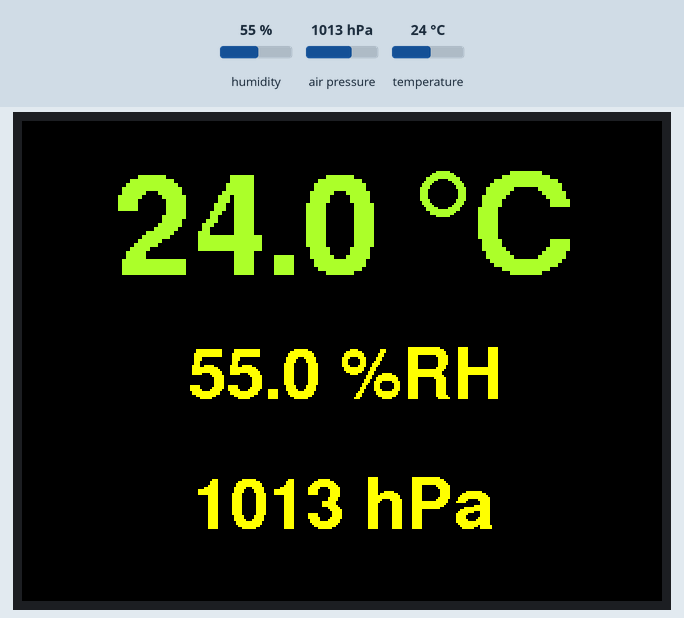
A program run on a simulated ESP32. Shown: 320×240 colour display. The inputs (shaded band) are chosen by the test bench; at power-on: humidity 55 %, air pressure 1013 hPa, temperature 24 °C. What the program prints to the serial monitor is not drawn.

Above: at 1.4 s.
1.5 s: humidity set to 22 %
At 5.7 s:
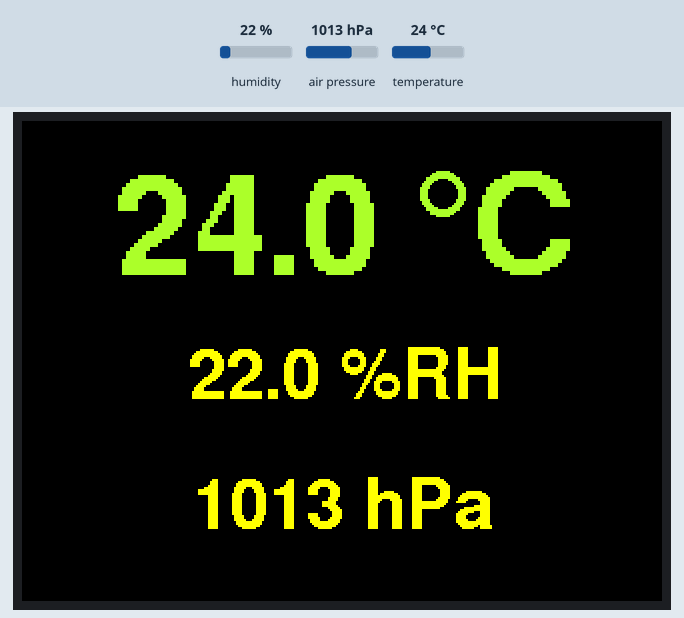
6.0 s: air pressure set to 952 hPa
At 11.1 s:
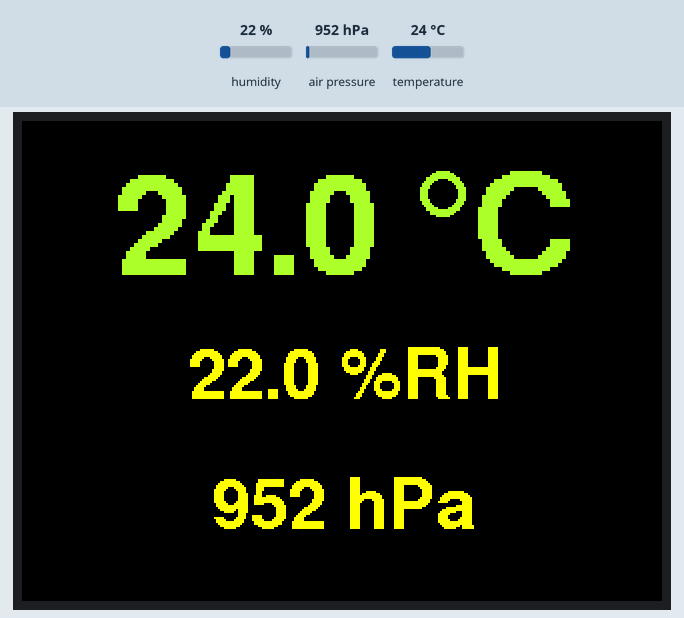
Timing chart, 0 to 12.6 s (numbered marks = the images above; inputs shaded):
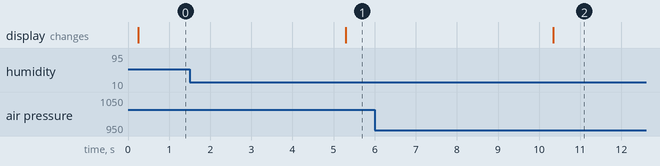

The program:

main.cpp
```cpp
// (licence header left out)
#include <Arduino.h>
#include <M5Stack.h>
#include <Wire.h>
#include <Adafruit_Sensor.h>
#include <Adafruit_BME280.h>
#include <main.h>
#include <weath_bme280.h>

weath_bme280 bme;

/**
 *
 */
void print2Serial(bme280_t bme280_val)
{
    Serial.print("Temperature = ");
    Serial.print(bme280_val.temp, 1);
    Serial.println(" *C");

    Serial.print("Pressure = ");
    Serial.print(bme280_val.pres, 0);
    Serial.println(" hPa");

    Serial.print("Humidity = ");
    Serial.print(bme280_val.hum, 1);
    Serial.println(" %RH");

    Serial.println("\n##########\n");
}

/**
 *
 */
void drawDegreeGlyph(int32_t degx0, int32_t degy0, uint32_t font_color)
{
    M5.Lcd.fillCircle(degx0, degy0, 11, font_color);
    M5.Lcd.fillCircle(degx0, degy0, 7, BLACK);
}

/**
 *
 */
void printLine2OLED(float val, const char formatStr[], char str[], char strPrev[],
                    int32_t pox_x, int32_t pox_y,
                    uint8_t font_size, uint16_t font_color, uint16_t bkg_color)
{
    // Format string to display.
    sprintf(str, formatStr, val);

    // Set text size.
    M5.Lcd.setTextSize(font_size);

    // Rewriting old measurements with background color
    // to reduce the screen flicker.
    M5.Lcd.setTextColor(bkg_color);
    M5.Lcd.drawString(strPrev, pox_x, pox_y, GFXFF);

    // Print new measurement to screen.
    M5.Lcd.setTextColor(font_color);
    M5.Lcd.drawString(str, pox_x, pox_y, GFXFF);

    // Keep a copy of the measurement.
    strcpy(strPrev, str);
}

/**
 *
 */
void print2OLED(bme280_t bme280_val)
{
    const int8_t NB_LINES = 3;
    const int8_t NB_CHAR = 10;
    static char str[NB_LINES][NB_CHAR];
    static char strPrev[NB_LINES][NB_CHAR];

    // Temperature.
    printLine2OLED(bme280_val.temp, "%.1f *C", str[0], strPrev[0],
                   160, 50,
                   2, GREENYELLOW, BLACK);
    drawDegreeGlyph(210, 50 - 14, GREENYELLOW);

    // Humidity.
    printLine2OLED(bme280_val.hum, "%.1f %%RH", str[1], strPrev[1],
                   160, 125,
                   1, YELLOW, BLACK);

    // Pressure.
    printLine2OLED(bme280_val.pres, "%.0f hPa", str[2], strPrev[2],
                   160, 190,
                   1, YELLOW, BLACK);
}

/**
 *
 */
void setupM5()
{
    // Serial is not started with M5 lib
    // otherwise baud rate cannot be changed.
    M5.begin(true, false, false, true);
    M5.Lcd.setBrightness(128);
    M5.Lcd.fillScreen(BKG_COLOR);
    M5.Lcd.setTextDatum(MC_DATUM);
    M5.Lcd.setFreeFont(CURRENT_FONT);
}

/**
 *
 */
void setupSerial()
{
    Serial.begin(BAUD_RATE);
    Serial.print("\n\n##########################");
    Serial.print("\nCOMPILATION DATE AND TIME:\n");
    Serial.print(__DATE__);
    Serial.print("\n");
    Serial.print(__TIME__);
    Serial.print("\n##########################\n\n");
}

/**
 *
 */
void setup()
{
    setupSerial();
    setupM5();
    bool status = bme.setup();
    if (!status)
    {
        Serial.println("Could not find a valid BME280 sensor, check wiring!");
        M5.Lcd.setTextSize(1);
        M5.Lcd.setTextColor(RED);
        M5.Lcd.drawString("   BME280 sensor", 5, 75, GFXFF);
        M5.Lcd.drawString("   not connected!", 5, 75 + 60, GFXFF);
        while (true)
        {
            yield();
        }
    }
}

/**
 *
 */
void loop()
{
    // Measure weather data.
    // Resume loop if values have not changed.
    bme280_t bme280_val;
    bool valChanged = bme.readAll(&bme280_val);
    if (!valChanged)
    {
        delay(1000);
        return;
    }

    // Print values to serial.
    print2Serial(bme280_val);

    // Print to OLED
    print2OLED(bme280_val);

    delay(5000);

    // #define TIME_TO_SLEEP 1
    //     esp_sleep_enable_timer_wakeup(TIME_TO_SLEEP * 1000000);
    //     Serial.println("Setup ESP32 to sleep for every " + String(TIME_TO_SLEEP) +
    //                    " Seconds");
    //     esp_deep_sleep_start();
}
```

main.h
```cpp
#pragma once

/**
 * OLED screen
 */
#define GFXFF 1
#define CF_OL24 &Orbitron_Light_24
#define CF_OL32 &Orbitron_Light_32
#define CF_RT24 &Roboto_Thin_24
#define CF_S24 &Satisfy_24
#define CF_Y32 &Yellowtail_32
#define GF_FSB24 &FreeSansBold24pt7b
#define GF_FSB18 &FreeSansBold18pt7b
#define GF_FSB12 &FreeSansBold12pt7b
#define CURRENT_FONT GF_FSB18
#define FONT_SIZE 2
#define FONT_COLOR GREENYELLOW
#define BKG_COLOR BLACK

/**
 * BME280
 */
#define BME_SCK 13
#define BME_MISO 12
#define BME_MOSI 11
#define BME_CS 10
#define SEALEVELPRESSURE_HPA (1013.25)

// bme280_val
typedef struct
{
    float temp;
    float pres;
    float alt;
    float hum;
} bme280_val;
```

weath_bme280.cpp
```cpp
// (licence header left out)
#include <weath_bme280.h>

weath_bme280::weath_bme280() {}

float rounding(float num, float dec)
{
    float res;
    if (dec == 0)
        res = round(num);
    else
        res = round(num / dec) * dec;
    return res;
}

bool weath_bme280::setup()
{
    // default settings
    bool status = begin();
    return status;
}

bool weath_bme280::readAll(bme280_t *bme280_val)
{
    _bme280_val.temp = rounding(readTemperature(), 0.1);
    _bme280_val.pres = rounding(readPressure() / 100.0F, 0.0);
    _bme280_val.hum = rounding(readHumidity(), 0.1);

    bool valChanged =
        _bme280_val.temp != _bme280_prev.temp ||
        _bme280_val.pres != _bme280_prev.pres ||
        _bme280_val.hum != _bme280_prev.hum;
    _bme280_val.valChanged = valChanged;

    *bme280_val = _bme280_val;
    _bme280_prev = _bme280_val;
    return valChanged;
}
```

weath_bme280.h
```cpp
// (licence header left out)
#pragma once

#include <Adafruit_Sensor.h>
#include <Adafruit_BME280.h>

#define SEALEVELPRESSURE_HPA (1013.25)

// bme280_t
typedef struct
{
    float temp;
    float pres;
    float hum;
    bool valChanged;
} bme280_t;

class weath_bme280 : public Adafruit_BME280
{
private:
    bme280_t _bme280_val;
    bme280_t _bme280_prev;

public:
    weath_bme280();
    bool setup();
    bool readAll(bme280_t *bme280_val);
};
```

Measured:
- after the input at 1.5 s, the display: changes after 3.8 s (image 1)
- after the input at 6.0 s, the display: changes after 4.3 s (image 2)
